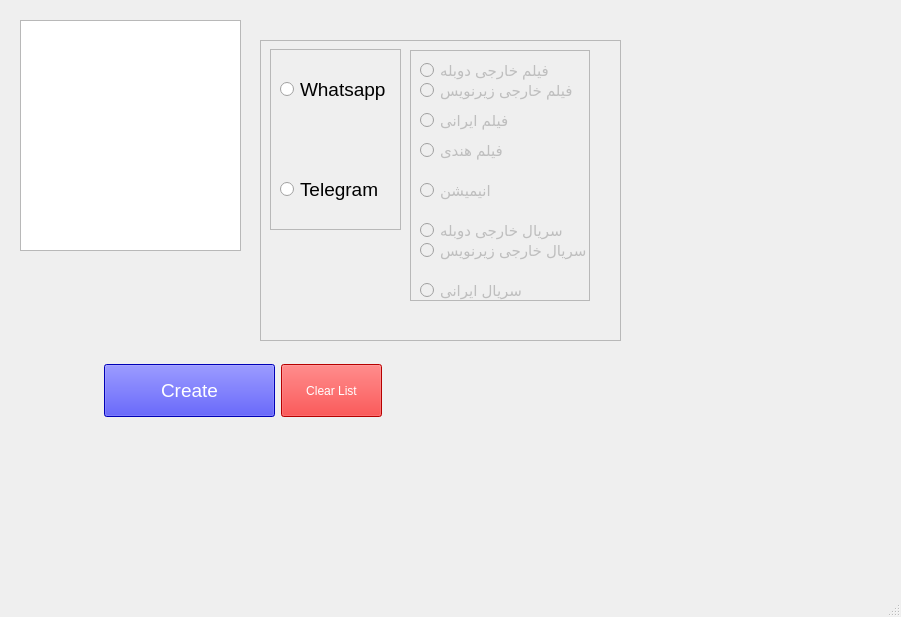
<?xml version="1.0" encoding="UTF-8"?>
<ui version="4.0">
 <class>MainWindow</class>
 <widget class="QMainWindow" name="MainWindow">
  <property name="geometry">
   <rect>
    <x>0</x>
    <y>0</y>
    <width>901</width>
    <height>617</height>
   </rect>
  </property>
  <property name="windowTitle">
   <string>MainWindow</string>
  </property>
  <widget class="QWidget" name="centralwidget">
   <widget class="QLabel" name="label_name">
    <property name="geometry">
     <rect>
      <x>250</x>
      <y>10</y>
      <width>421</width>
      <height>31</height>
     </rect>
    </property>
    <property name="font">
     <font>
      <pointsize>16</pointsize>
     </font>
    </property>
    <property name="styleSheet">
     <string notr="true">color: rgb(255, 0, 0);</string>
    </property>
    <property name="text">
     <string/>
    </property>
    <property name="alignment">
     <set>Qt::AlignCenter</set>
    </property>
   </widget>
   <widget class="QFrame" name="frame">
    <property name="geometry">
     <rect>
      <x>260</x>
      <y>40</y>
      <width>361</width>
      <height>301</height>
     </rect>
    </property>
    <property name="frameShape">
     <enum>QFrame::StyledPanel</enum>
    </property>
    <property name="frameShadow">
     <enum>QFrame::Raised</enum>
    </property>
    <widget class="QFrame" name="frame_2">
     <property name="geometry">
      <rect>
       <x>10</x>
       <y>9</y>
       <width>131</width>
       <height>181</height>
      </rect>
     </property>
     <property name="frameShape">
      <enum>QFrame::StyledPanel</enum>
     </property>
     <property name="frameShadow">
      <enum>QFrame::Raised</enum>
     </property>
     <widget class="QRadioButton" name="radioButton_type_telegram">
      <property name="geometry">
       <rect>
        <x>10</x>
        <y>120</y>
        <width>171</width>
        <height>41</height>
       </rect>
      </property>
      <property name="font">
       <font>
        <pointsize>14</pointsize>
       </font>
      </property>
      <property name="text">
       <string>Telegram</string>
      </property>
     </widget>
     <widget class="QRadioButton" name="radioButton_type_whatsapp">
      <property name="geometry">
       <rect>
        <x>10</x>
        <y>20</y>
        <width>171</width>
        <height>41</height>
       </rect>
      </property>
      <property name="font">
       <font>
        <pointsize>14</pointsize>
       </font>
      </property>
      <property name="text">
       <string>Whatsapp</string>
      </property>
     </widget>
    </widget>
    <widget class="QFrame" name="frame_3">
     <property name="geometry">
      <rect>
       <x>150</x>
       <y>10</y>
       <width>180</width>
       <height>251</height>
      </rect>
     </property>
     <property name="frameShape">
      <enum>QFrame::StyledPanel</enum>
     </property>
     <property name="frameShadow">
      <enum>QFrame::Raised</enum>
     </property>
     <widget class="QRadioButton" name="radioButton_film_kharej_sub">
      <property name="enabled">
       <bool>false</bool>
      </property>
      <property name="geometry">
       <rect>
        <x>10</x>
        <y>20</y>
        <width>241</width>
        <height>41</height>
       </rect>
      </property>
      <property name="font">
       <font>
        <pointsize>11</pointsize>
       </font>
      </property>
      <property name="text">
       <string>فیلم خارجی زیرنویس</string>
      </property>
      <property name="checked">
       <bool>false</bool>
      </property>
     </widget>
     <widget class="QRadioButton" name="radioButton_film_irani">
      <property name="enabled">
       <bool>false</bool>
      </property>
      <property name="geometry">
       <rect>
        <x>10</x>
        <y>50</y>
        <width>241</width>
        <height>41</height>
       </rect>
      </property>
      <property name="font">
       <font>
        <pointsize>11</pointsize>
       </font>
      </property>
      <property name="text">
       <string>فیلم ایرانی</string>
      </property>
      <property name="checked">
       <bool>false</bool>
      </property>
     </widget>
     <widget class="QRadioButton" name="radioButton_film_animation">
      <property name="enabled">
       <bool>false</bool>
      </property>
      <property name="geometry">
       <rect>
        <x>10</x>
        <y>120</y>
        <width>241</width>
        <height>41</height>
       </rect>
      </property>
      <property name="font">
       <font>
        <pointsize>11</pointsize>
       </font>
      </property>
      <property name="text">
       <string>انیمیشن</string>
      </property>
      <property name="checked">
       <bool>false</bool>
      </property>
     </widget>
     <widget class="QRadioButton" name="radioButton_series_irani">
      <property name="enabled">
       <bool>false</bool>
      </property>
      <property name="geometry">
       <rect>
        <x>10</x>
        <y>220</y>
        <width>241</width>
        <height>41</height>
       </rect>
      </property>
      <property name="font">
       <font>
        <pointsize>11</pointsize>
       </font>
      </property>
      <property name="text">
       <string>سریال ایرانی</string>
      </property>
      <property name="checked">
       <bool>false</bool>
      </property>
     </widget>
     <widget class="QRadioButton" name="radioButton_series_kharej_dub">
      <property name="enabled">
       <bool>false</bool>
      </property>
      <property name="geometry">
       <rect>
        <x>10</x>
        <y>160</y>
        <width>241</width>
        <height>41</height>
       </rect>
      </property>
      <property name="font">
       <font>
        <pointsize>11</pointsize>
       </font>
      </property>
      <property name="text">
       <string>سریال خارجی دوبله</string>
      </property>
      <property name="checked">
       <bool>false</bool>
      </property>
     </widget>
     <widget class="QRadioButton" name="radioButton_film_indian">
      <property name="enabled">
       <bool>false</bool>
      </property>
      <property name="geometry">
       <rect>
        <x>10</x>
        <y>80</y>
        <width>241</width>
        <height>41</height>
       </rect>
      </property>
      <property name="font">
       <font>
        <pointsize>11</pointsize>
       </font>
      </property>
      <property name="text">
       <string>فیلم هندی</string>
      </property>
      <property name="checked">
       <bool>false</bool>
      </property>
     </widget>
     <widget class="QRadioButton" name="radioButton_film_kharej_dub">
      <property name="enabled">
       <bool>false</bool>
      </property>
      <property name="geometry">
       <rect>
        <x>10</x>
        <y>0</y>
        <width>241</width>
        <height>41</height>
       </rect>
      </property>
      <property name="font">
       <font>
        <pointsize>11</pointsize>
       </font>
      </property>
      <property name="text">
       <string>فیلم خارجی دوبله</string>
      </property>
      <property name="checked">
       <bool>false</bool>
      </property>
     </widget>
     <widget class="QRadioButton" name="radioButton_series_kharej_sub">
      <property name="enabled">
       <bool>false</bool>
      </property>
      <property name="geometry">
       <rect>
        <x>10</x>
        <y>180</y>
        <width>241</width>
        <height>41</height>
       </rect>
      </property>
      <property name="font">
       <font>
        <pointsize>11</pointsize>
       </font>
      </property>
      <property name="text">
       <string>سریال خارجی زیرنویس</string>
      </property>
      <property name="checked">
       <bool>false</bool>
      </property>
     </widget>
    </widget>
   </widget>
   <widget class="QListWidget" name="listWidget_hidden">
    <property name="geometry">
     <rect>
      <x>20</x>
      <y>20</y>
      <width>221</width>
      <height>231</height>
     </rect>
    </property>
   </widget>
   <widget class="QWidget" name="layoutWidget">
    <property name="geometry">
     <rect>
      <x>100</x>
      <y>360</y>
      <width>286</width>
      <height>61</height>
     </rect>
    </property>
    <layout class="QGridLayout" name="gridLayout">
     <property name="leftMargin">
      <number>4</number>
     </property>
     <property name="topMargin">
      <number>4</number>
     </property>
     <property name="rightMargin">
      <number>4</number>
     </property>
     <property name="bottomMargin">
      <number>4</number>
     </property>
     <property name="verticalSpacing">
      <number>6</number>
     </property>
     <item row="0" column="0">
      <widget class="QPushButton" name="pushButton_create">
       <property name="sizePolicy">
        <sizepolicy hsizetype="Minimum" vsizetype="Minimum">
         <horstretch>0</horstretch>
         <verstretch>0</verstretch>
        </sizepolicy>
       </property>
       <property name="minimumSize">
        <size>
         <width>171</width>
         <height>51</height>
        </size>
       </property>
       <property name="font">
        <font>
         <family>Segoe UI</family>
         <pointsize>14</pointsize>
         <italic>false</italic>
         <bold>false</bold>
        </font>
       </property>
       <property name="styleSheet">
        <string notr="true">background-color: rgb(0, 0, 255);
color: rgb(255, 255, 255);
font: 14pt &quot;Segoe UI&quot;;</string>
       </property>
       <property name="text">
        <string>Create</string>
       </property>
      </widget>
     </item>
     <item row="0" column="1">
      <widget class="QPushButton" name="pushButton_clear">
       <property name="sizePolicy">
        <sizepolicy hsizetype="Minimum" vsizetype="Minimum">
         <horstretch>0</horstretch>
         <verstretch>0</verstretch>
        </sizepolicy>
       </property>
       <property name="minimumSize">
        <size>
         <width>101</width>
         <height>51</height>
        </size>
       </property>
       <property name="styleSheet">
        <string notr="true">background-color: rgb(255, 0, 0);
color: rgb(255, 255, 255);
font: 14pt &quot;Segoe UI&quot;;</string>
       </property>
       <property name="text">
        <string>Clear List</string>
       </property>
      </widget>
     </item>
    </layout>
   </widget>
  </widget>
  <widget class="QMenuBar" name="menubar">
   <property name="geometry">
    <rect>
     <x>0</x>
     <y>0</y>
     <width>901</width>
     <height>22</height>
    </rect>
   </property>
  </widget>
  <widget class="QStatusBar" name="statusbar"/>
 </widget>
 <resources/>
 <connections/>
</ui>
